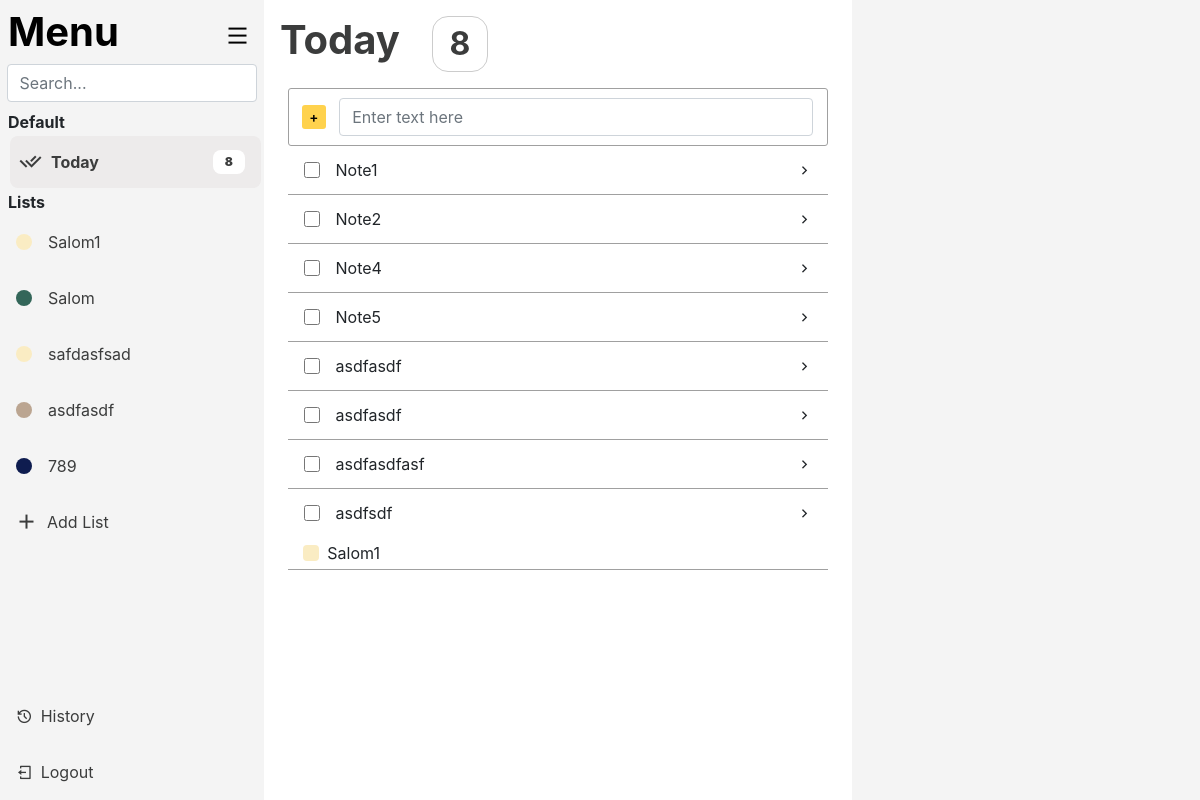
Page /noter/ (signed in) on the earlier database version.
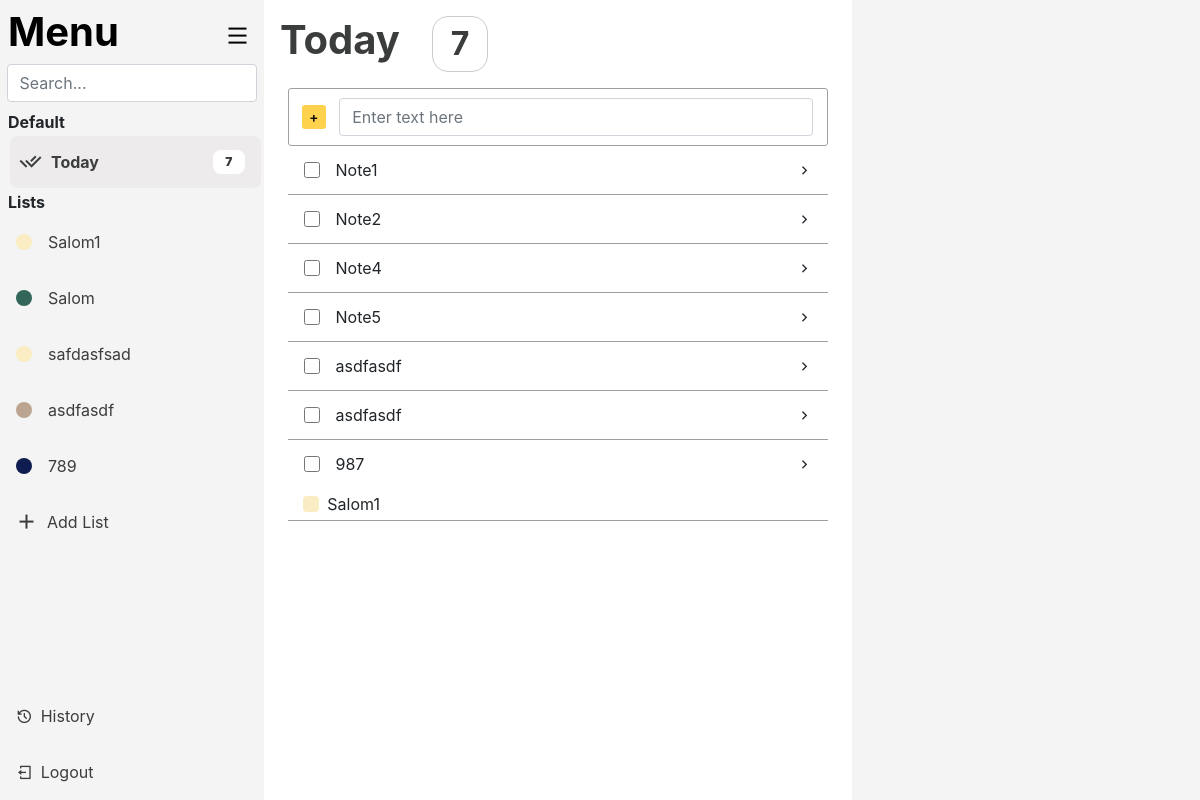
Same page on the later database version.
### noter/models.py (models this page shows, shortened)
class List(models.Model):
    name = models.CharField(max_length=15)
    color = models.CharField(max_length=15, default='default')
    user = models.ForeignKey(CustomUser, on_delete=models.CASCADE, related_name='lists', default=1)

class Note(models.Model):
    title = models.CharField(max_length=100, null=False, blank=False)
    description = models.TextField(blank=True, default=None, null=True)
    status = models.BooleanField(default=False)
    created_at = models.CharField(max_length=20)
    start_at = models.DateField(null=True, blank=True)
    end_at = models.DateField(null=True, blank=True)
    deadline = models.DateField(null=True, blank=True)
    list = models.ForeignKey(List, on_delete=models.CASCADE, related_name='notes', null=True, blank=True)
    user = models.ForeignKey(CustomUser, on_delete=models.CASCADE, default=1)

### noter/views.py (the view)
# urls.py: path('', views.Home, name='home'),
@login_required
def Home(request):
    ulists = List.objects.filter(user = request.user)
    lists = []
    list_id = 0
    for list in ulists:
        if list.name != "Today":
            lists.append(list)
        if list.name == "Today":
            list_id = list.id
    unotes = Note.objects.filter(user = request.user)
    notes = []
    today = date.today()
    for note in unotes:
        if note.end_at <= today and note.status == False:
            if note.end_at:
                note.end_at = note.end_at.strftime('%Y-%m-%dT%H:%M')
            if note.start_at:
                note.start_at = note.start_at.strftime('%Y-%m-%dT%H:%M')
            if note.deadline:
                note.deadline = note.deadline.strftime('%Y-%m-%dT%H:%M')
            notes.append(note)
    return render(request, 'noter/home.html', {'lists': lists, 'number_of_notes':len(notes), 'notes':notes, 'list_id': list_id, 'today': today, 'none': None})

### noter/templates/noter/home.html (shortened to what the changed rows need)
{% extends 'noter/base.html' %}
{% block css %}
    {% load static %}
    <link rel="stylesheet" href="{% static 'noter/css/home.css' %}">
    <link href="https://cdn.jsdelivr.net/npm/remixicon@4.5.0/fonts/remixicon.css" rel="stylesheet"/>
    <link href="https://cdn.jsdelivr.net/npm/bootstrap@4.6.2/dist/css/bootstrap.min.css" rel="stylesheet">
{% endblock %}
{% block content %}
    <div class="main">
        <div class="menu">
            <div class="menu_header">
                <div class="menu_header_header">
                    <a href="{% url 'noter:home' %}" style="text-decoration: none; color: #000000;">
                        <h1><b>Menu</b></h1>
                    </a>
                </div>
            </div>
            <div class="menu_tasks">
                <div class="menu_tasks_buttons">
                    <a class="task_button ticked" href="{% url 'noter:home' %}">
                        <div class="task_button_number_parent">
                            <div class="task_button_number">
                                <b>{{ number_of_notes }}</b>
                            </div>
                        </div>
                    </a>
                </div>
            </div>
            <div class="menu_lists">
                <div class="menu_tasks_buttons">
                    <div class="menu_list_button_overflow">
                        {% for list in lists %}
                        <a class="menu_list_button " href="{% url 'noter:lists' list.id %}">
                            <div class="bg-{{list.color}} i"></div>
                            <div class="list_href_text">{{list.name}}</div>
                        </a>
                        {% endfor %}
                    </div>
                </div>
            </div>
        </div>
        <div class="list">
            <div class="list_text">
                <h1><b>Today</b></h1>
                <div class="list_text_number">
                    <b>{{ number_of_notes }}</b>
                </div>
            </div>
            <div class="list_main">
                <div class="list_main_notes">
                    {% for note in notes %}
                        <div class="click_form_div" data-id="{{ note.id }}">
                            <form action="{% url 'noter:do' note.id 0 %}" method="post" class="list_main_note_form">
                                <div class="list_main_note">
                                    <div class="list_main_note_top">
                                        <div class="list_main_note_checkbox">
                                            <input type="checkbox" id="do_note" onchange="this.form.submit()">
                                        </div>
                                        <div class="list_main_note_text">
                                            {{note.title}}
                                        </div>
                                        <div class="list_main_note_i">
                                            <i class="ri-arrow-right-s-line"></i>
                                        </div>
                                    </div>
                                    <div class="list_main_note_bottom">
                                        {% if note.list != None %}
                                        <div class="list_main_note_bottom_list">
                                            <div class="bg-{{note.list.color}} p"></div>
                                            {{note.list.name}}
                                        </div>
                                        {% endif %}
                                    </div>
                                </div>
                            </form>
                        </div>
                    {% endfor %}
                </div>
            </div>
        </div>
    </div>
{% endblock %}

Differences in the rows shown:
no longer on this page (row edited): Note: title "asdfasdfasf"
changed Note "Salom1": title "asdfsdf" → "987"
Other differences:
{{ number_of_notes }}: "8" → "7"
